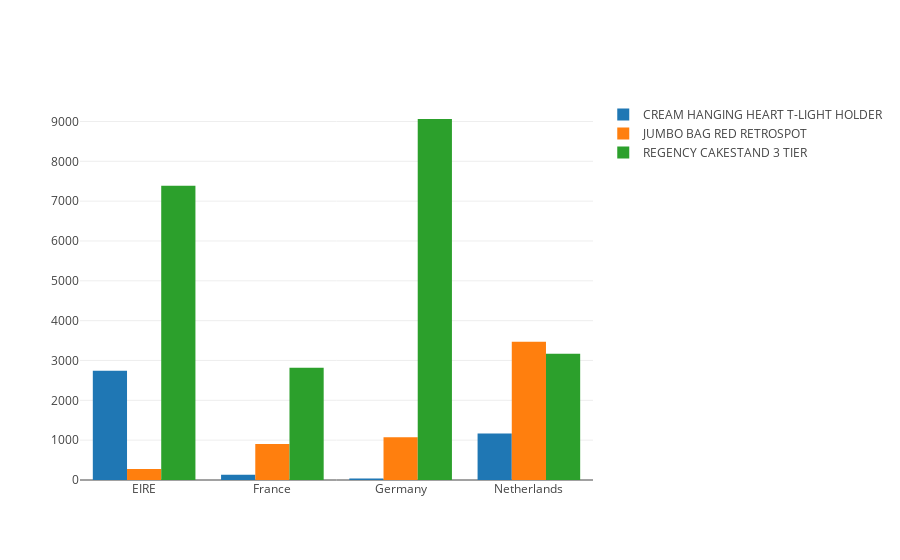

This figure's notebook cell:
### Code cell
data5_bis = [trace1, trace2, trace3]
layout = go.Layout(
    barmode='group'
)

fig = go.Figure(data=data5_bis, layout=layout)
fig.iplot()

### Figure 1 — Plotly figure (JSON) as saved in the notebook; plotly's stock layout.template omitted (floating-point values rounded to 4 significant figures)
{"data": [{"name": "CREAM HANGING HEART T-LIGHT HOLDER", "type": "bar", "uid": "a8a3678d-4021-4a70-9521-99ca7b34dd75", "x": ["EIRE", "France", "Germany", "Netherlands"], "y": [2741.0, 131.8, 35.4, 1167]}, {"name": "JUMBO BAG RED RETROSPOT", "type": "bar", "uid": "46849f4e-1ec3-4bab-82a6-2687e8f34569", "x": ["EIRE", "France", "Germany", "Netherlands"], "y": [278.7, 903.4, 1073.0, 3468]}, {"name": "REGENCY CAKESTAND 3 TIER", "type": "bar", "uid": "bbb89ac4-0ba1-45ea-9cb3-f4279d0066c6", "x": ["EIRE", "France", "Germany", "Netherlands"], "y": [7389.0, 2817.0, 9062.0, 3166.0]}], "layout": {"barmode": "group"}}
